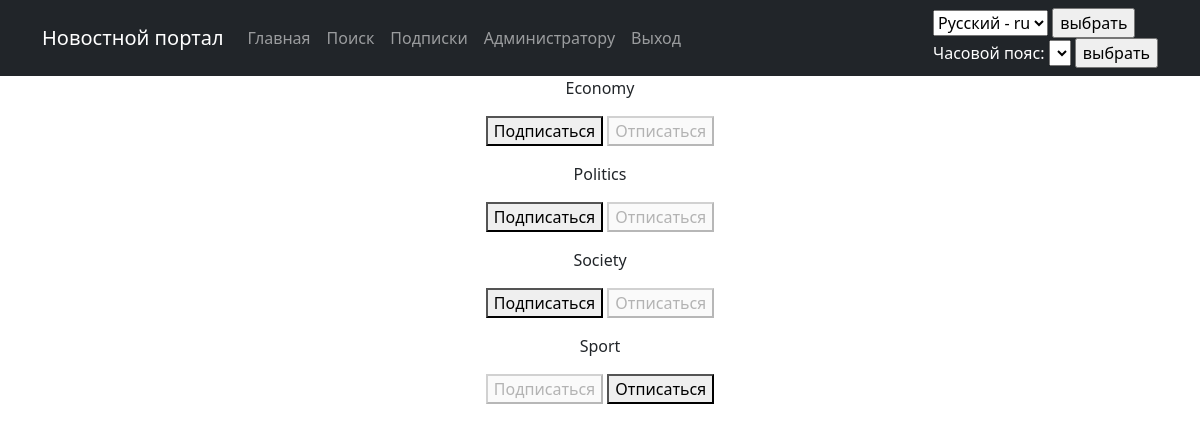
The page /news/subscriptions/ (signed in) on the database its author committed.
### news/models.py (models this page shows, shortened)
class Category(models.Model):
    category_name = models.CharField(max_length=255, unique=True)

### news/views.py (the view, shortened to what this page needs)
# urls.py: path('subscriptions/', subscriptions, name='subscriptions'),
@login_required
@csrf_protect
def subscriptions(request):
    categories_with_subscriptions = Category.objects.annotate(
        user_subscribed=Exists(
            Subscriber.objects.filter(
                user=request.user,
                category=OuterRef('pk'),
            )
        )
    ).order_by('category_name')
    return render(
        request,
        'subscriptions.html',
        {'categories': categories_with_subscriptions},
    )

### templates/subscriptions.html (shortened to what this page needs)
{% extends 'flatpages/default.html' %}
{% load i18n %}
{% block content %}
    {% for category in categories  %}
        <p>
            {{ category.category_name }}
            <form method="post">
                {% if category.user_subscribed %}
                    <button disabled>{% trans "Подписаться" %} </button>
                    <button name="action" value="unsubscribe"> {% trans "Отписаться" %}</button>
                {% else %}
                    <button name="action" value="subscribe">{% trans "Подписаться" %}</button>
                    <button disabled>{% trans "Отписаться" %}</button>
                {% endif %}
            </form>
        </p>
    {% endfor %}
{% endblock content %}

### rows shown on the page
Category: category_name "Economy"
Category: category_name "Politics"
Category: category_name "Society"
Category: category_name "Sport"

### other values the page prints
form field language "Русский - ru"
